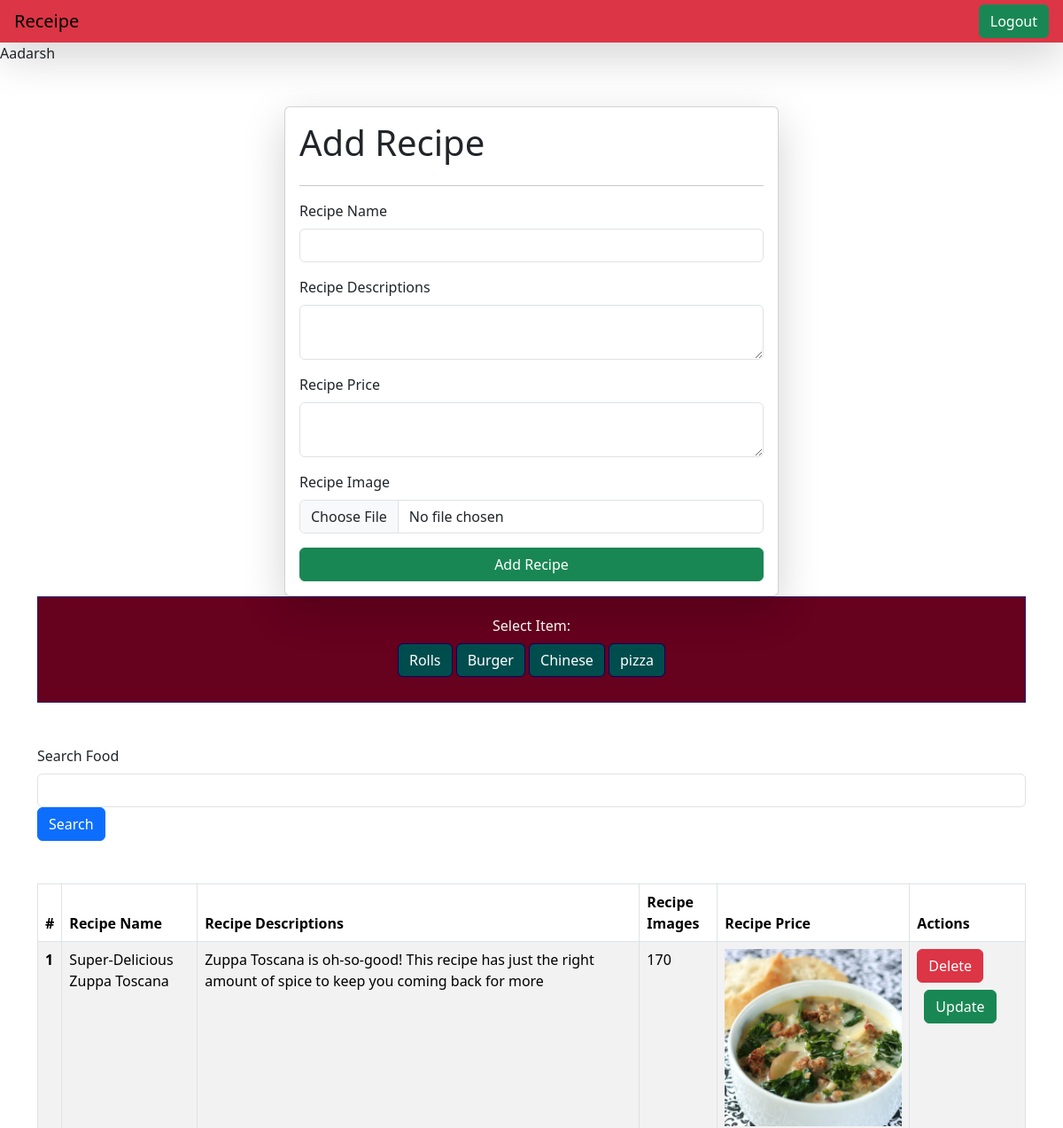
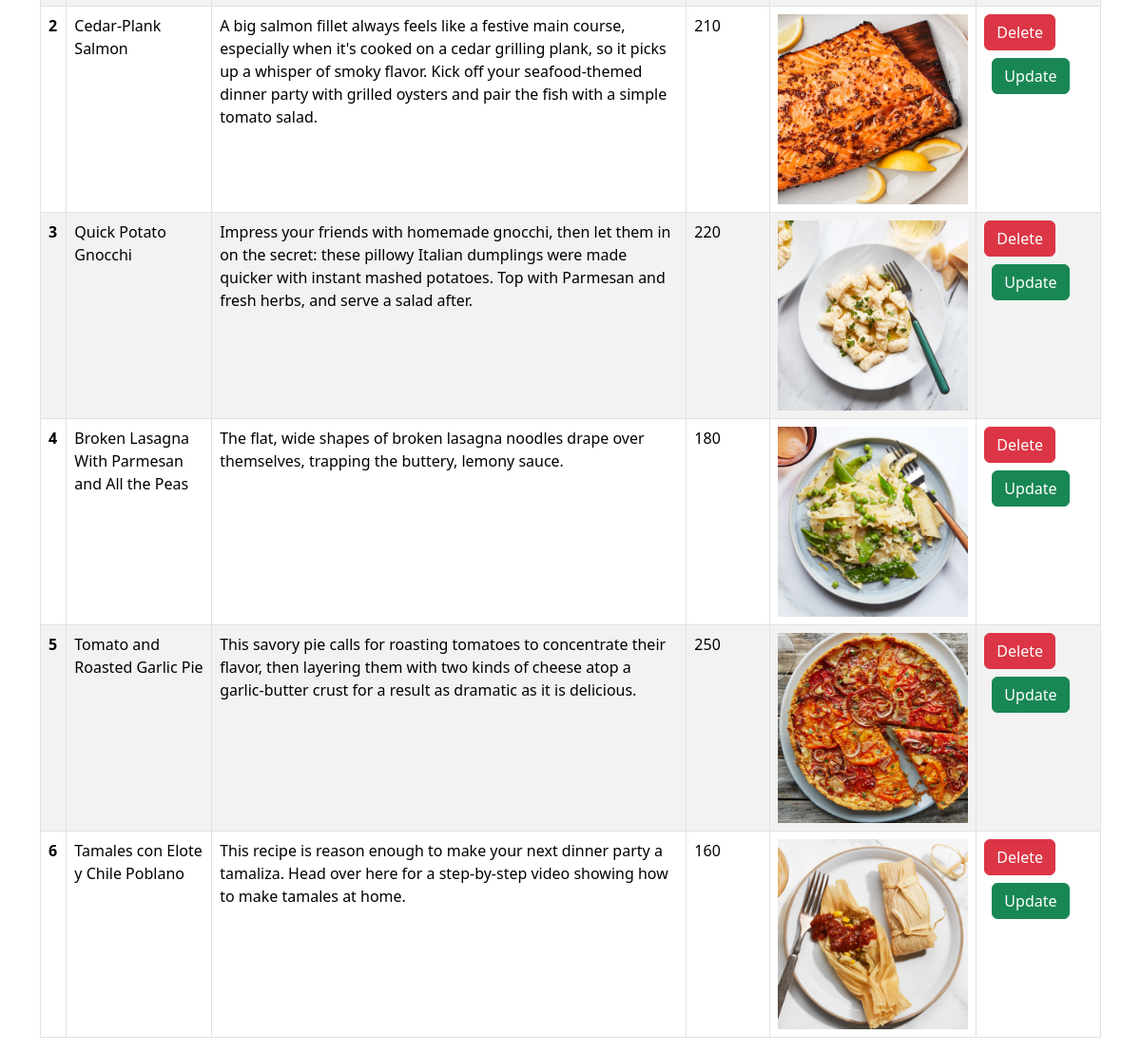
Page /receipes/ (signed in) on the committed database (2 pictures, top to bottom).
### vege/models.py (models this page shows)
class Receipe(models.Model):
    user = models.ForeignKey(settings.AUTH_USER_MODEL, on_delete=models.CASCADE,null=True,blank=True)
    receipe_name = models.CharField(max_length=255)
    receipe_descriptions = models.TextField()
    receipe_price=models.IntegerField(default=0)
    receipe_image = models.ImageField(upload_to ='receipe_images/')
    receipe_view_count=models.IntegerField(default=1)
    ratings = models.PositiveIntegerField(default=0)

### vege/views.py (the view, shortened to what this page needs)
# urls.py: path('receipes/' , receipes , name="receipes"),
@login_required(login_url="/login1_page/")
def receipes(request):
    queryset=Receipe.objects.all()
    if request.GET.get('search') :
     queryset = queryset.filter(receipe_name__icontains= request.GET.get('search'))
    context={'receipes': queryset}
    return render(request, 'receipes.html', context)

### vege/templates/receipes.html (shortened to what this page needs)
{% extends "base.html" %}
{% block start %}
{{request.user}}
<div class="container mt-5">
    <form class="col-6 mx-auto  card p-3 shadow-lg" method="post" enctype="multipart/form-data">
        <h1>Add Recipe</h1>
        <hr>
        <div class="mb-3">
          <label for="exampleInputEmail1" class="form-label">Recipe Name</label>
          <input name="receipe_name" required type="text" class="form-control" >
        </div>
        <div class="mb-3">
          <label for="exampleInputPassword1"  class="form-label">Recipe Descriptions</label>
          <textarea class="form-control"  name="receipe_descriptions" required ></textarea>
        </div>
        <div class="mb-3">
          <label for="exampleInputPassword1"  class="form-label">Recipe Price</label>
          <textarea class="form-control"  name="receipe_price" required ></textarea>
        </div>
        <div class="mb-3">
            <label for="exampleInputPassword1" class="form-label">Recipe Image</label>
            <input type="file" name="receipe_image" class="form-control">
          </div>
          <button type="submit" class="btn btn-success">Add Recipe</button>
      </form>
      <div style="padding: 20px; background-color: #66011e; border: 1px solid #251171; text-align: center;">
        <label class="form-label text-white">Select Item:</label><br>
        <button type="button" onclick="redirectToPage('Rolls')" class="btn btn-custom mr-2 mb-2">Rolls</button>
        <button type="button" onclick="redirectToPage('burger')" class="btn btn-custom mr-2 mb-2">Burger</button>
        <button type="button" onclick="redirectToPage('Chinese')" class="btn btn-custom mr-2 mb-2">Chinese</button>
        <button type="button" onclick="redirectToPage('pizza')" class="btn btn-custom mb-2">pizza</button>
    </div>
      <div class="mt-5">
        <form>
            <label for="exampleInputEmail1" class="form-label">Search Food</label>
            <input name="search" type="text" class="form-control" >
        </div>
        <button type="submit" class="btn btn-primary">Search</button>
    </div>
    <div class="container mt-5">
    <table class="table table-striped table-bordered">
      <thead>
        <tr>
          <th scope="col">#</th>
          <th scope="col">Recipe Name</th>
          <th scope="col">Recipe Descriptions</th>
          <th scope="col">Recipe Images</th>
          <th scope="col">Recipe Price</th>
          <th scope="col">Actions</th>
        </tr>
      </thead>
      <tbody>
        {% for Receipe in receipes %}
        <tr>
          <th scope="row">{{forloop.counter}}</th>
          <td>{{Receipe.receipe_name}}</td>
          <td>{{Receipe.receipe_descriptions}}</td>
          <td>{{Receipe.receipe_price}}</td>
          <td>
            <img src="/media/{{Receipe.receipe_image}}" style="height: 200px;">
          </td>
          <td>
            <a href="{% url 'delete_receipe' id=Receipe.id %}" class="btn btn-danger">Delete</a>
            <a href="{% url 'update_receipe' id=Receipe.id %}" class="btn btn-success m-2">Update</a>
          </td>
        </tr>
        {% endfor %}
      </tbody>
    </table>
  </div>
{% endblock %}

### vege/templates/receipes.html (style rules this page uses)
.btn-custom { background-color: #004d4e; color: #ffffff; border-color: #050066; }

### rows in the picture
Receipe: receipe_name "Super-Delicious Zuppa Toscana", receipe_descriptions "Zuppa Toscana is oh-so-good! This recipe has just the right amount of spice to keep you coming back for more", receipe_price "170", receipe_image (picture)
Receipe: receipe_name "Cedar-Plank Salmon", receipe_descriptions "A big salmon fillet always feels like a festive main course, especially when it's cooked on a cedar grilling plank, so it picks up a whisper of smoky flavor. Kick off your seafood-themed dinner party with grilled oysters and pair the fish with a simple tomato salad.", receipe_price "210", receipe_image (picture)
Receipe: receipe_name "Quick Potato Gnocchi", receipe_descriptions "Impress your friends with homemade gnocchi, then let them in on the secret: these pillowy Italian dumplings were made quicker with instant mashed potatoes. Top with Parmesan and fresh herbs, and serve a salad after.", receipe_price "220", receipe_image (picture)
Receipe: receipe_name "Broken Lasagna With Parmesan and All the Peas", receipe_descriptions "The flat, wide shapes of broken lasagna noodles drape over themselves, trapping the buttery, lemony sauce.", receipe_price "180", receipe_image (picture)
Receipe: receipe_name "Tomato and Roasted Garlic Pie", receipe_descriptions "This savory pie calls for roasting tomatoes to concentrate their flavor, then layering them with two kinds of cheese atop a garlic-butter crust for a result as dramatic as it is delicious.", receipe_price "250", receipe_image (picture)
Receipe: receipe_name "Tamales con Elote y Chile Poblano", receipe_descriptions "This recipe is reason enough to make your next dinner party a tamaliza. Head over here for a step-by-step video showing how to make tamales at home.", receipe_price "160", receipe_image (picture)

### other values in the picture
{{ request.user }} "Aadarsh"
